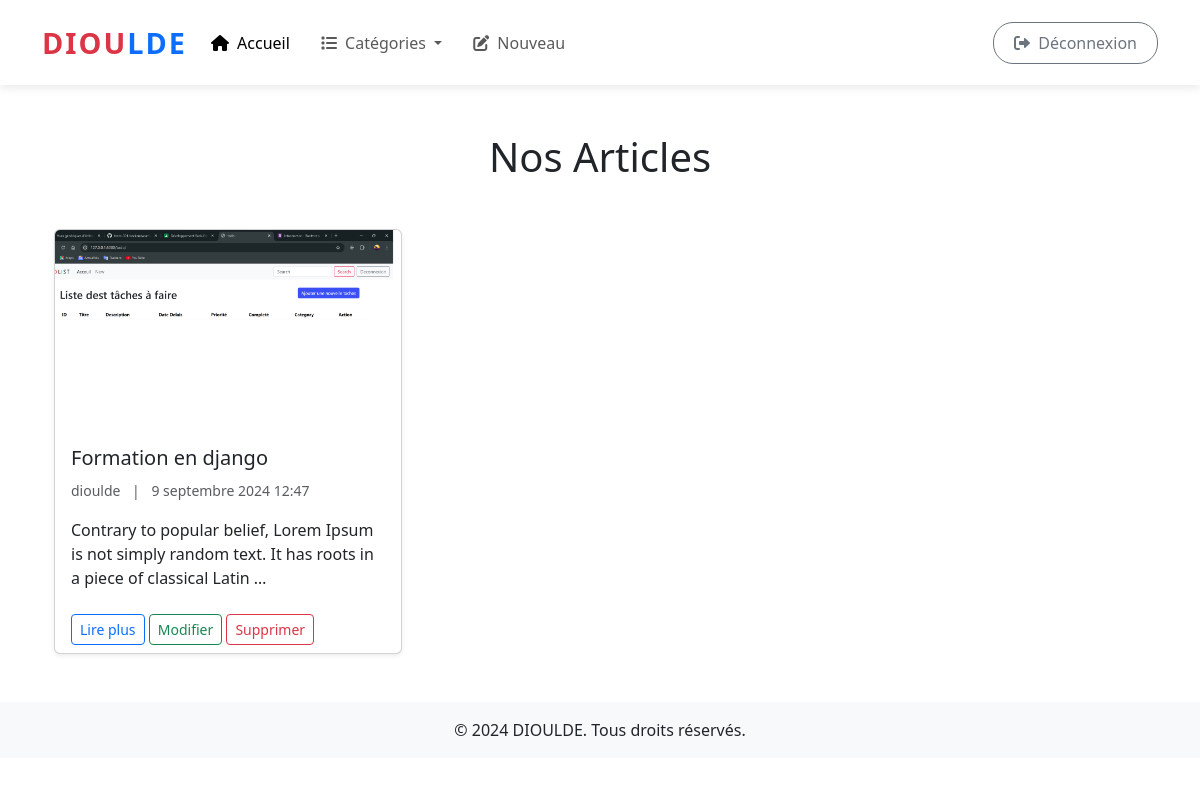
Page /article/list_article/ (signed in) on the committed database.
### article/models.py (models this page shows, shortened)
class Article(models.Model):
    title = models.CharField(max_length=255 , verbose_name='titre')
    sumary = models.CharField(max_length=255 , blank= True , null= True , verbose_name='resume')
    content = models.TextField(blank=True , null=True , verbose_name='contenu')
    date_pub = models.DateField(null= True ,default=timezone.now ,blank=True)
    cover = models.ImageField(upload_to='articles', max_length=255, null=True, verbose_name="photo de couverture")
    created_at = models.DateTimeField(auto_now_add=True, null=True)
    updated_at = models.DateTimeField(auto_now=True, null=True)
    user = models.ForeignKey(User, on_delete=models.PROTECT, null=True, blank=False)

### article/views.py (the view)
# urls.py: path('list_article/', list_article, name='list_article'),
def list_article(request):
    arts = Article.objects.all()
    context = {
        'articles': arts
    }
    return render(request, 'articles/list_articles.html', context)

### article/templates/articles/list_articles.html (shortened to what this page needs)
{% extends "articles/base.html" %} {% block body %}
<div class="container mt-5">
  <h1 class="text-center mb-5">Nos Articles</h1>
  <div class="row row-cols-1 row-cols-md-2 row-cols-lg-3 g-4">
    {% for article in articles %}
    <div class="col">
      <div class="card h-100 shadow-sm">
        <img
          src="{% if article.cover %}{{ article.cover.url }}{% else %}https://via.placeholder.com/600/24f355{% endif %}"
          class="card-img-top"
          alt="{{ article.title }}"
          style="height: 200px; object-fit: cover"
        />
        <div class="card-body">
          <h5 class="card-title">{{ article.title }}</h5>
          <p class="card-text text-muted">
            <small>
               {{ article.user }}
              <span class="mx-2">|</span>
               {{ article.created_at }}
            </small>
          </p>
          <p class="card-text">{{ article.content|truncatewords:20 }}</p>
        </div>
        <div class="card-footer bg-transparent border-top-0">
          <a
            href="{% url 'detail' article.id %}"
            class="btn btn-outline-primary btn-sm"
            >Lire plus</a
          >
          {% if user.is_authenticated and user == article.user %}
          <a
            href="{% url 'edit' article.id %}"
            class="btn btn-outline-success btn-sm"
            >Modifier</a
          >
          <a
            href="{% url 'delete' article.id %}"
            class="btn btn-outline-danger btn-sm"
            >Supprimer</a
          >
          {% endif %}
        </div>
      </div>
    </div>
    {% empty %}
    <div class="col-12">
      <div class="alert alert-info" role="alert">
        Aucun article n'est disponible pour le moment.
      </div>
    </div>
    {% endfor %}
  </div>
</div>
{% endblock %}

### rows in the picture
Article: cover (picture), title "Formation en django", user "dioulde", created_at "9 septembre 2024 12:47", content "Contrary to popular belief, Lorem Ipsum is not simply random text. It has roots in a piece of classical Latin …", shows "Modifier"
